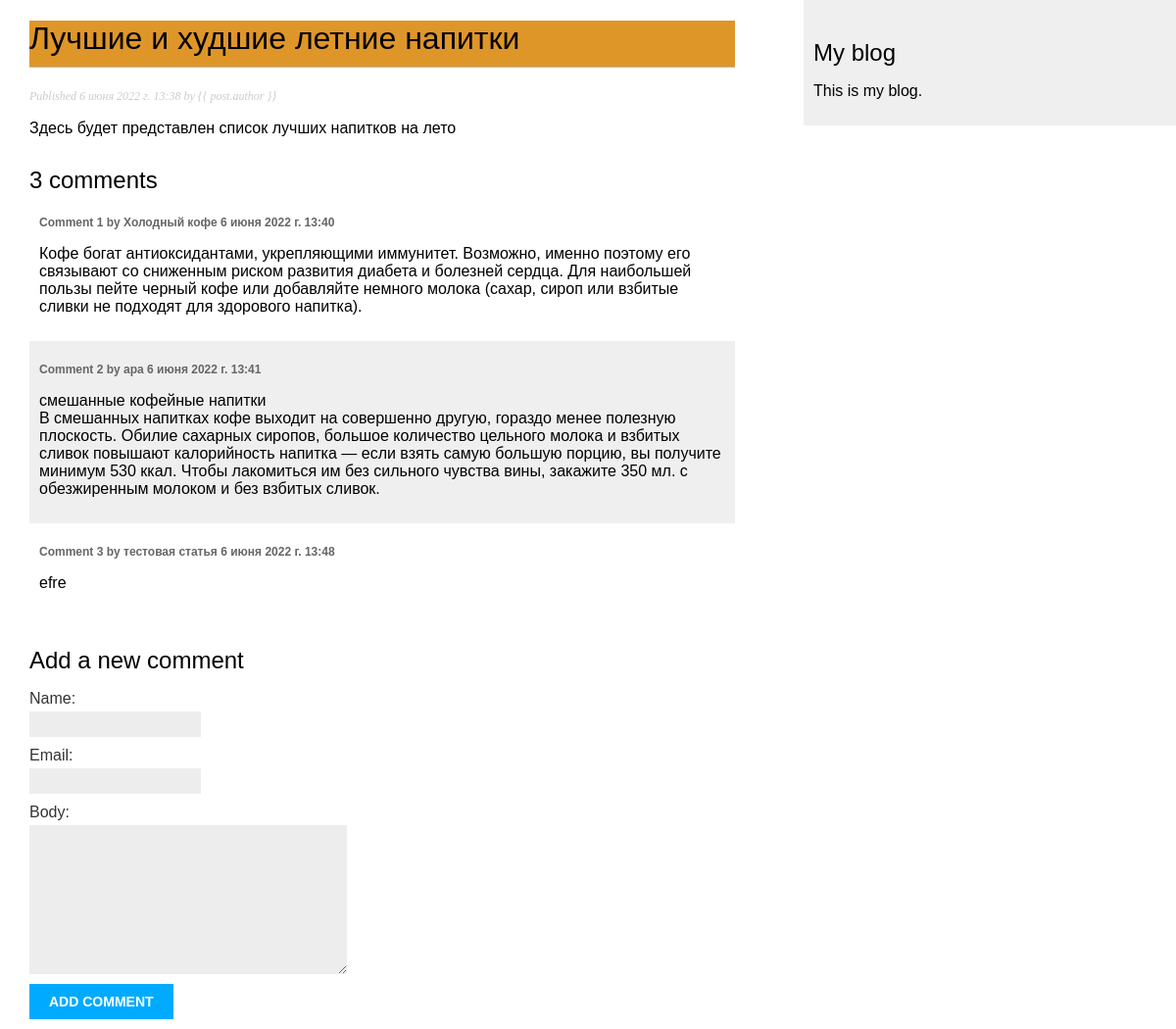
The app's page /blog/2/ with its own data.
### blog/models.py (models this page shows, shortened)
class Post(models.Model):
    class Status(models.TextChoices):
        DRAFT = 'DF', 'Draft'
        PUBLISHED = 'PB', 'Published'
    title = models.CharField(max_length=250)
    slug = models.SlugField(max_length=250)
    author = models.ForeignKey(User,
                    on_delete=models.CASCADE,
                    related_name='blog_posts')
    body = models.TextField()
    publish = models.DateTimeField(default=timezone.now)
    created = models.DateTimeField(auto_now_add=True)
    updated = models.DateTimeField(auto_now=True)
    status = models.CharField(max_length=2,
                    choices=Status.choices,
                    default=Status.DRAFT)
    objects = models.Manager()
    published = PublishedManager()
    class Meta:
        ordering = ['-publish']
        indexes = [
            models.Index(fields=['-publish']),
        ]

class Comment(models.Model):
    post = models.ForeignKey(Post, on_delete=models.CASCADE, related_name='comments')
    name = models.CharField(max_length=80)
    email = models.EmailField()
    body = models.TextField()
    created = models.DateTimeField(auto_now_add=True)
    updated = models.DateTimeField(auto_now=True)
    active = models.BooleanField(default=True)
    class Meta:
        ordering = ['created']
        indexes = [
            models.Index(fields=['created']),
    ]

### blog/views.py (the view)
# urls.py: path('<int:id>/', views.post_detail, name='post_detail'),
def post_detail(request, id):
        post = get_object_or_404(Post, id=id, status=Post.Status.PUBLISHED)
        comments = post.comments.filter(active=True)
        form = CommentForm()
        return render(request, 'blog/post/detail.html', {'post': post, 'comments': comments,
        'form': form})

### blog/forms.py
class CommentForm(forms.ModelForm):
    class Meta:
        model = Comment
        fields = ['name', 'email', 'body']

### blog/templates/blog/post/detail.html (shortened to what this page needs)
{% extends "blog/base.html" %}
{% block content %}
 <h1>{{ post.title }}</h1>
 <p class="date">Published {{ post.publish }} by {{ post.author
}}</p>
 {{ post.body|linebreaks }}
 {% with comments.count as total_comments %}
    <h2>{{ total_comments }} comment{{ total_comments|pluralize }}</h2>
{% endwith %}
{% for comment in comments %}
    <div class="comment">
        <p class="info">
            Comment {{ forloop.counter }} by {{ comment.name }}
            {{ comment.created }}
        </p>
        {{ comment.body|linebreaks }}
    </div>
{% empty %}
    <p>There are no comments yet.</p>
{% endfor %}
<h2>Add a new comment</h2>
    <form action="{% url "blog:post_comment" post.id %}" method="post">
        {{ form.as_p }}
        <p><input type="submit" value="Add comment"></p>
    </form>
{% endblock %}

### blog/static/css/blog.css (style rules this page uses)
body { margin:0; padding:0; font-family:helvetica, sans-serif; }
h1 { font-weight:normal; border-bottom:1px solid #bbb; padding:0 0 10px 0; background-color:#df9629; }
h2 { font-weight:normal; margin:30px 0 0; }
p.date { color:#ccc; font-family: georgia, serif; font-size: 12px; font-style: italic; }
label { float:left; clear:both; color:#333; margin-bottom:4px; }
input, textarea { clear:both; float:left; margin:0 0 10px; background:#ededed; border:0; padding:6px 10px; font-size:12px; }
input[type=submit] { font-weight:bold; background:#00abff; color:#fff; padding:10px 20px; font-size:14px; text-transform:uppercase; }
.comment { padding:10px; }
.comment:nth-child(even) { background:#efefef; }
.comment .info { font-weight:bold; font-size:12px; color:#666; }

### records on screen
Post: title "Лучшие и худшие летние напитки", publish "6 июня 2022 г. 13:38", body "Здесь будет представлен список лучших напитков на лето"
Comment: name "Холодный кофе", created "6 июня 2022 г. 13:40", body "Кофе богат антиоксидантами, укрепляющими иммунитет. Возможно, именно поэтому его связывают со сниженным риском развития диабета и болезней сердца. Для наибольшей пользы пейте черный кофе или добавляйте немного молока (сахар, сироп или взбитые сливки не подходят для здорового напитка)."
Comment: name "ара", created "6 июня 2022 г. 13:41", body "смешанные кофейные напитки В смешанных напитках кофе выходит на совершенно другую, гораздо менее полезную плоскость. Обилие сахарных сиропов, большое количество цельного молока и взбитых сливок повышают калорийность напитка — если взять самую большую порцию, вы получите минимум 530 ккал. Чтобы лакомиться им без сильного чувства вины, закажите 350 мл. с обезжиренным молоком и без взбитых сливок."
Comment: name "тестовая статья", created "6 июня 2022 г. 13:48", body "efre"

### other values on screen
{{ total_comments }} "3"
